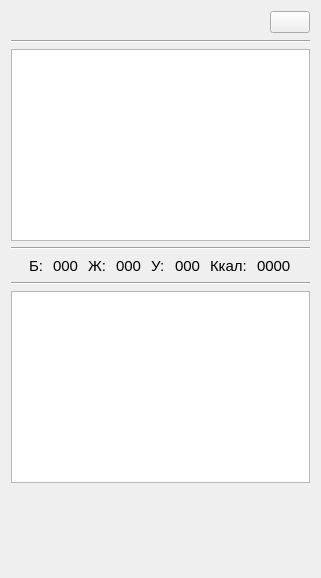
<?xml version="1.0" encoding="UTF-8"?>
<ui version="4.0">
 <class>RecipeInfo</class>
 <widget class="QWidget" name="RecipeInfo">
  <property name="geometry">
   <rect>
    <x>0</x>
    <y>0</y>
    <width>321</width>
    <height>578</height>
   </rect>
  </property>
  <property name="windowTitle">
   <string>Информация о рецепте</string>
  </property>
  <layout class="QVBoxLayout" name="verticalLayout">
   <item>
    <layout class="QHBoxLayout" name="horizontalLayout">
     <item>
      <widget class="QLabel" name="label_recipeName">
       <property name="font">
        <font>
         <family>Calibri</family>
         <pointsize>14</pointsize>
        </font>
       </property>
       <property name="text">
        <string>&lt;Recipe_name&gt;</string>
       </property>
      </widget>
     </item>
     <item>
      <spacer name="horizontalSpacer">
       <property name="orientation">
        <enum>Qt::Horizontal</enum>
       </property>
       <property name="sizeHint" stdset="0">
        <size>
         <width>208</width>
         <height>20</height>
        </size>
       </property>
      </spacer>
     </item>
     <item>
      <widget class="QPushButton" name="pushButton_recipeEdit">
       <property name="icon">
        <iconset resource="../rec.qrc">
         <normaloff>:/resources/settings_icon.png</normaloff>:/resources/settings_icon.png</iconset>
       </property>
      </widget>
     </item>
    </layout>
   </item>
   <item>
    <widget class="Line" name="line">
     <property name="orientation">
      <enum>Qt::Horizontal</enum>
     </property>
    </widget>
   </item>
   <item>
    <widget class="QTableWidget" name="tableWidget_ingredientList">
     <property name="alternatingRowColors">
      <bool>true</bool>
     </property>
     <attribute name="horizontalHeaderVisible">
      <bool>false</bool>
     </attribute>
     <attribute name="horizontalHeaderShowSortIndicator" stdset="0">
      <bool>false</bool>
     </attribute>
     <attribute name="verticalHeaderVisible">
      <bool>false</bool>
     </attribute>
     <column>
      <property name="text">
       <string>Ингредиент</string>
      </property>
     </column>
     <column>
      <property name="text">
       <string>Колличество</string>
      </property>
     </column>
    </widget>
   </item>
   <item>
    <widget class="Line" name="line_3">
     <property name="orientation">
      <enum>Qt::Horizontal</enum>
     </property>
    </widget>
   </item>
   <item>
    <layout class="QHBoxLayout" name="horizontalLayout_6">
     <property name="spacing">
      <number>10</number>
     </property>
     <item>
      <spacer name="horizontalSpacer_3">
       <property name="orientation">
        <enum>Qt::Horizontal</enum>
       </property>
       <property name="sizeHint" stdset="0">
        <size>
         <width>40</width>
         <height>20</height>
        </size>
       </property>
      </spacer>
     </item>
     <item>
      <layout class="QHBoxLayout" name="horizontalLayout_2">
       <item>
        <widget class="QLabel" name="label_protein">
         <property name="font">
          <font>
           <pointsize>11</pointsize>
          </font>
         </property>
         <property name="text">
          <string>Б:</string>
         </property>
        </widget>
       </item>
       <item>
        <widget class="QLabel" name="label_numProtein">
         <property name="font">
          <font>
           <pointsize>11</pointsize>
          </font>
         </property>
         <property name="text">
          <string>000</string>
         </property>
        </widget>
       </item>
      </layout>
     </item>
     <item>
      <layout class="QHBoxLayout" name="horizontalLayout_3">
       <item>
        <widget class="QLabel" name="label_fats">
         <property name="font">
          <font>
           <pointsize>11</pointsize>
          </font>
         </property>
         <property name="text">
          <string>Ж:</string>
         </property>
        </widget>
       </item>
       <item>
        <widget class="QLabel" name="label_numFats">
         <property name="font">
          <font>
           <pointsize>11</pointsize>
          </font>
         </property>
         <property name="text">
          <string>000</string>
         </property>
        </widget>
       </item>
      </layout>
     </item>
     <item>
      <layout class="QHBoxLayout" name="horizontalLayout_4">
       <item>
        <widget class="QLabel" name="label_carbohydrates">
         <property name="font">
          <font>
           <pointsize>11</pointsize>
          </font>
         </property>
         <property name="text">
          <string>У:</string>
         </property>
        </widget>
       </item>
       <item>
        <widget class="QLabel" name="label_numCarbohydrates">
         <property name="font">
          <font>
           <pointsize>11</pointsize>
          </font>
         </property>
         <property name="text">
          <string>000</string>
         </property>
        </widget>
       </item>
      </layout>
     </item>
     <item>
      <layout class="QHBoxLayout" name="horizontalLayout_5">
       <item>
        <widget class="QLabel" name="label_kcal">
         <property name="font">
          <font>
           <pointsize>11</pointsize>
          </font>
         </property>
         <property name="text">
          <string>Ккал:</string>
         </property>
        </widget>
       </item>
       <item>
        <widget class="QLabel" name="label_numKcal">
         <property name="font">
          <font>
           <pointsize>11</pointsize>
          </font>
         </property>
         <property name="text">
          <string>0000</string>
         </property>
        </widget>
       </item>
      </layout>
     </item>
     <item>
      <spacer name="horizontalSpacer_2">
       <property name="orientation">
        <enum>Qt::Horizontal</enum>
       </property>
       <property name="sizeHint" stdset="0">
        <size>
         <width>40</width>
         <height>20</height>
        </size>
       </property>
      </spacer>
     </item>
    </layout>
   </item>
   <item>
    <widget class="Line" name="line_2">
     <property name="orientation">
      <enum>Qt::Horizontal</enum>
     </property>
    </widget>
   </item>
   <item>
    <widget class="QTableWidget" name="tableWidget_recipeDescription">
     <attribute name="horizontalHeaderVisible">
      <bool>false</bool>
     </attribute>
     <attribute name="horizontalHeaderCascadingSectionResizes">
      <bool>false</bool>
     </attribute>
     <attribute name="horizontalHeaderDefaultSectionSize">
      <number>300</number>
     </attribute>
     <column>
      <property name="text">
       <string>Описание</string>
      </property>
     </column>
    </widget>
   </item>
   <item>
    <spacer name="verticalSpacer">
     <property name="orientation">
      <enum>Qt::Vertical</enum>
     </property>
     <property name="sizeHint" stdset="0">
      <size>
       <width>20</width>
       <height>40</height>
      </size>
     </property>
    </spacer>
   </item>
  </layout>
 </widget>
 <resources>
  <include location="../rec.qrc"/>
 </resources>
 <connections/>
</ui>
